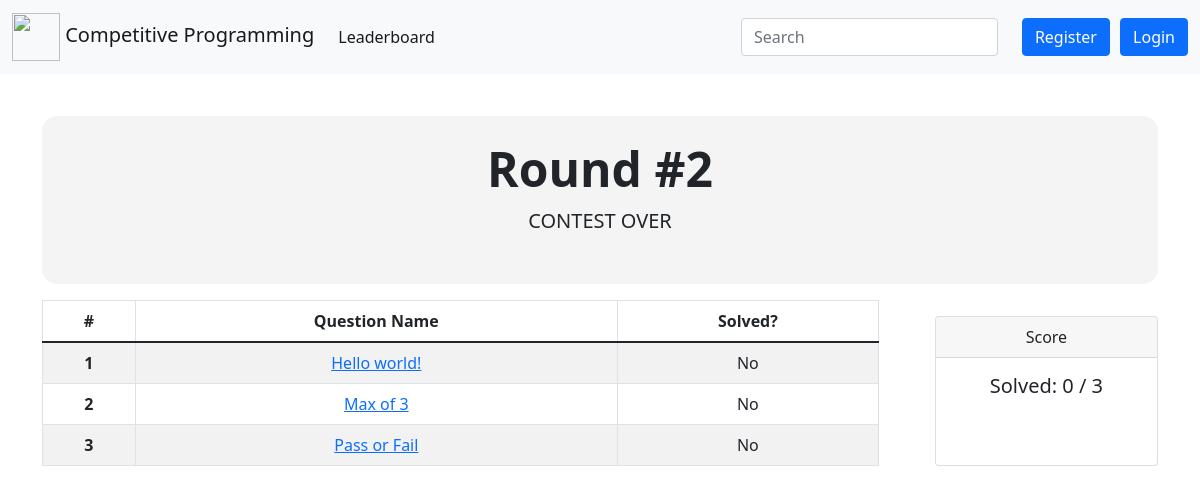
The app's page /Contest/contest.php?id=2 with its own data.
### tables this page shows
CREATE TABLE `contest_details` (
  `contest_id` int(11) NOT NULL,
  `contest_name` varchar(100) NOT NULL,
  `contest_date` timestamp NOT NULL DEFAULT current_timestamp() ON UPDATE current_timestamp(),
  `contest_duration` time NOT NULL,
  `contest_author` varchar(100) DEFAULT NULL,
  `contest_description` varchar(1000) NOT NULL
);

CREATE TABLE `questions` (
  `id` int(11) NOT NULL,
  `title` text NOT NULL,
  `contest_id` int(11) NOT NULL,
  `question` text NOT NULL,
  `time_limit` int(11) NOT NULL,
  `memory_limit` int(11) NOT NULL,
  `test_input` text NOT NULL,
  `expected_output` text NOT NULL
);

### Contest/contest.php (the view, shortened to what this page needs)
<!DOCTYPE html>
<html lang="en">
<?php
include("../commons/header.php");
include("../commons/db_connection.php");
?>
<head>
    <link rel="stylesheet" href="./contest.css">
</head>
<body class="container">
<?php
$contest_id = htmlspecialchars($_GET["id"]);
$sql = "SELECT * FROM CONTEST_DETAILS WHERE CONTEST_ID = $contest_id";
$result = $conn->query($sql);
$contest_details = $result->fetch_assoc();
?>
<div class="hero px-3 py-4 my-3 text-center">
    <h1 class="display-5 fw-bold">
        <?php echo $contest_details["contest_name"] ?>
    </h1>
    <div class="col-lg-6 mx-auto">
        <p id="timer" class="lead mb-4">
        </p>
    </div>
</div>
<?php
$user_id = 1;
$solved_count = 0;
$total_count = 0;
$sql = "
    SELECT * FROM QUESTIONS
    LEFT JOIN
    USER_RECORDS
    ON QUESTIONS.ID = USER_RECORDS.QID AND
    QUESTIONS.CONTEST_ID = $contest_id AND
    $user_id = USER_RECORDS.UID
";
$result = $conn->query($sql);
?>
<div class="qs">
    <div class="tables">
        <table class="table table-striped table-hover text-center table-bordered">
            <thead>
            <tr>
                <th scope="col">
                    #
                </th>
                <th scope="col">
                    Question Name
                </th>
                <th scope="col">
                    Solved?
                </th>
            </tr>
            </thead>
            <tbody>
            <?php
            while ($row = $result->fetch_assoc()) {
                echo '
                    <tr>
                        <th scope="row">
                            ' . $row["id"] . '
                        </th>
                        <td>
                            <a href="http://localhost/competitive-programming-platform/Question?id=' . $row["id"] . '">
                                ' . $row["title"] . '
                            </a>
                        </td>
                        <td>
                            ' . (($row["qid"] == "") ? "No" : "Yes") . '
                        </td>
                    </tr>
                ';
                $total_count++;
            }
            ?>
            </tbody>
        </table>
    </div>
    <div class="board">
        <div class="card text-center" style="height: 150px;">
            <div class="card-header">
                Score
            </div>
            <div class="card-body">
                <h5 class="card-title">
                    Solved: <?php echo $solved_count . ' / ' . $total_count; ?>
                </h5>
            </div>
        </div>
    </div>
</div>
</body>
</html>

### Contest/contest.css (style rules this page uses)
body { padding-top: 100px; width: 100vw; display: flex; flex-direction: column; justify-content: flex-start; align-items: center; }
.hero { background: #f4f4f4; border-radius: 15px; width: 100%; }
.qs { display: flex; justify-content: space-between; align-items: center; width: 100%; }
.tables { width: 75%; }
.board { width: 20%; }

### records on screen
contest_details: contest_name "Round #2"
questions: id "1", title "Hello world!"
questions: id "2", title "Max of 3"
questions: id "3", title "Pass or Fail"

### other values on screen
$solved_count "0"
$total_count "3"
